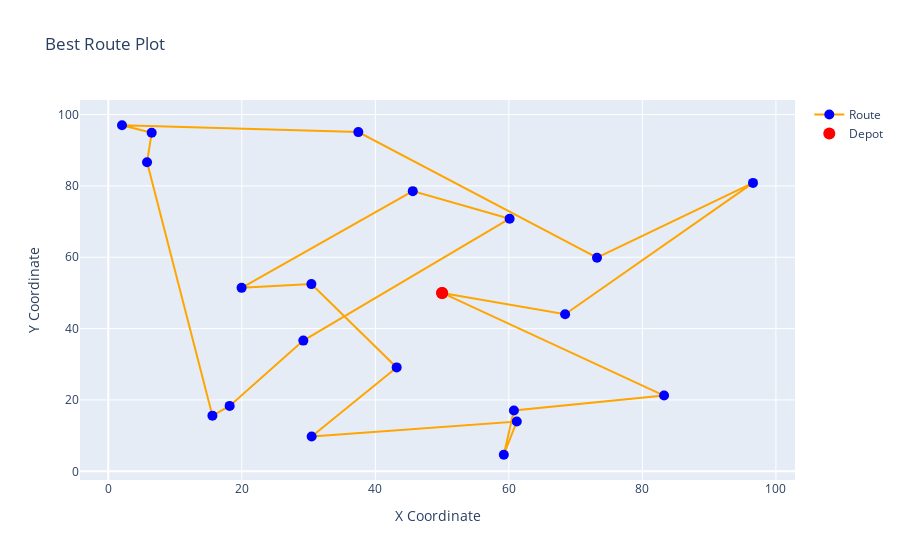

Notebook code cell kept with this figure:
### Code cell
plot_route(coords_df, best_route)

### Figure 1 — Plotly figure (JSON) as saved in the notebook; plotly's stock layout.template omitted (floating-point values rounded to 4 significant figures)
{"data": [{"line": {"color": "orange", "width": 2}, "marker": {"color": "blue", "size": 10}, "mode": "markers+lines", "name": "Route", "type": "scatter", "x": [50, 68.42, 96.56, 73.2, 37.45, 2.058, 6.505, 5.808, 15.6, 18.18, 29.21, 60.11, 45.61, 19.97, 30.42, 43.19, 30.46, 61.19, 59.24, 60.75, 83.24, 50], "y": [50, 44.02, 80.84, 59.87, 95.07, 96.99, 94.89, 86.62, 15.6, 18.34, 36.64, 70.81, 78.52, 51.42, 52.48, 29.12, 9.767, 13.95, 4.645, 17.05, 21.23, 50]}, {"marker": {"color": "red", "size": 12}, "mode": "markers", "name": "Depot", "type": "scatter", "x": [50, 50], "y": [50, 50]}], "layout": {"showlegend": true, "title": {"text": "Best Route Plot"}, "xaxis": {"title": {"text": "X Coordinate"}}, "yaxis": {"title": {"text": "Y Coordinate"}}}}
